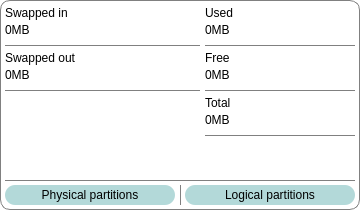
     <widget class="QFrame" name="swapexdt">
      <property name="geometry">
       <rect>
        <x>580</x>
        <y>240</y>
        <width>360</width>
        <height>210</height>
       </rect>
      </property>
      <property name="sizePolicy">
       <sizepolicy hsizetype="Fixed" vsizetype="Fixed">
        <horstretch>0</horstretch>
        <verstretch>0</verstretch>
       </sizepolicy>
      </property>
      <property name="minimumSize">
       <size>
        <width>360</width>
        <height>210</height>
       </size>
      </property>
      <property name="maximumSize">
       <size>
        <width>360</width>
        <height>210</height>
       </size>
      </property>
      <property name="styleSheet">
       <string notr="true">background: transparent; border: 1px solid #808080; border-radius: 10px;</string>
      </property>
      <property name="frameShape">
       <enum>QFrame::StyledPanel</enum>
      </property>
      <property name="frameShadow">
       <enum>QFrame::Raised</enum>
      </property>
      <widget class="QLabel" name="swapsonm">
       <property name="geometry">
        <rect>
         <x>5</x>
         <y>65</y>
         <width>195</width>
         <height>20</height>
        </rect>
       </property>
       <property name="sizePolicy">
        <sizepolicy hsizetype="Fixed" vsizetype="Fixed">
         <horstretch>0</horstretch>
         <verstretch>0</verstretch>
        </sizepolicy>
       </property>
       <property name="minimumSize">
        <size>
         <width>195</width>
         <height>20</height>
        </size>
       </property>
       <property name="maximumSize">
        <size>
         <width>195</width>
         <height>20</height>
        </size>
       </property>
       <property name="styleSheet">
        <string notr="true">font: 15pt &quot;JetBrains Mono&quot;; border: none;</string>
       </property>
       <property name="text">
        <string>0MB</string>
       </property>
      </widget>
      <widget class="Line" name="swapexl2">
       <property name="geometry">
        <rect>
         <x>5</x>
         <y>90</y>
         <width>195</width>
         <height>1</height>
        </rect>
       </property>
       <property name="sizePolicy">
        <sizepolicy hsizetype="Fixed" vsizetype="Fixed">
         <horstretch>0</horstretch>
         <verstretch>0</verstretch>
        </sizepolicy>
       </property>
       <property name="minimumSize">
        <size>
         <width>195</width>
         <height>1</height>
        </size>
       </property>
       <property name="maximumSize">
        <size>
         <width>195</width>
         <height>1</height>
        </size>
       </property>
       <property name="orientation">
        <enum>Qt::Horizontal</enum>
       </property>
      </widget>
      <widget class="QLabel" name="swapsinm">
       <property name="geometry">
        <rect>
         <x>5</x>
         <y>20</y>
         <width>195</width>
         <height>20</height>
        </rect>
       </property>
       <property name="sizePolicy">
        <sizepolicy hsizetype="Fixed" vsizetype="Fixed">
         <horstretch>0</horstretch>
         <verstretch>0</verstretch>
        </sizepolicy>
       </property>
       <property name="minimumSize">
        <size>
         <width>195</width>
         <height>20</height>
        </size>
       </property>
       <property name="maximumSize">
        <size>
         <width>195</width>
         <height>20</height>
        </size>
       </property>
       <property name="styleSheet">
        <string notr="true">font: 15pt &quot;JetBrains Mono&quot;; border: none;</string>
       </property>
       <property name="text">
        <string>0MB</string>
       </property>
      </widget>
      <widget class="Line" name="swapexl1">
       <property name="geometry">
        <rect>
         <x>5</x>
         <y>45</y>
         <width>195</width>
         <height>1</height>
        </rect>
       </property>
       <property name="sizePolicy">
        <sizepolicy hsizetype="Fixed" vsizetype="Fixed">
         <horstretch>0</horstretch>
         <verstretch>0</verstretch>
        </sizepolicy>
       </property>
       <property name="minimumSize">
        <size>
         <width>195</width>
         <height>1</height>
        </size>
       </property>
       <property name="maximumSize">
        <size>
         <width>195</width>
         <height>1</height>
        </size>
       </property>
       <property name="orientation">
        <enum>Qt::Horizontal</enum>
       </property>
      </widget>
      <widget class="QLabel" name="swapsolb">
       <property name="geometry">
        <rect>
         <x>5</x>
         <y>50</y>
         <width>195</width>
         <height>15</height>
        </rect>
       </property>
       <property name="sizePolicy">
        <sizepolicy hsizetype="Fixed" vsizetype="Fixed">
         <horstretch>0</horstretch>
         <verstretch>0</verstretch>
        </sizepolicy>
       </property>
       <property name="minimumSize">
        <size>
         <width>195</width>
         <height>15</height>
        </size>
       </property>
       <property name="maximumSize">
        <size>
         <width>195</width>
         <height>15</height>
        </size>
       </property>
       <property name="styleSheet">
        <string notr="true">font: 10pt &quot;Inter&quot;; border: none;</string>
       </property>
       <property name="text">
        <string>Swapped out</string>
       </property>
      </widget>
      <widget class="QLabel" name="swapsilb">
       <property name="geometry">
        <rect>
         <x>5</x>
         <y>5</y>
         <width>195</width>
         <height>15</height>
        </rect>
       </property>
       <property name="sizePolicy">
        <sizepolicy hsizetype="Fixed" vsizetype="Fixed">
         <horstretch>0</horstretch>
         <verstretch>0</verstretch>
        </sizepolicy>
       </property>
       <property name="minimumSize">
        <size>
         <width>195</width>
         <height>15</height>
        </size>
       </property>
       <property name="maximumSize">
        <size>
         <width>195</width>
         <height>15</height>
        </size>
       </property>
       <property name="styleSheet">
        <string notr="true">font: 10pt &quot;Inter&quot;; border: none;</string>
       </property>
       <property name="text">
        <string>Swapped in</string>
       </property>
      </widget>
      <widget class="QLabel" name="swapttlb">
       <property name="geometry">
        <rect>
         <x>205</x>
         <y>95</y>
         <width>150</width>
         <height>15</height>
        </rect>
       </property>
       <property name="sizePolicy">
        <sizepolicy hsizetype="Fixed" vsizetype="Fixed">
         <horstretch>0</horstretch>
         <verstretch>0</verstretch>
        </sizepolicy>
       </property>
       <property name="minimumSize">
        <size>
         <width>150</width>
         <height>15</height>
        </size>
       </property>
       <property name="maximumSize">
        <size>
         <width>150</width>
         <height>15</height>
        </size>
       </property>
       <property name="styleSheet">
        <string notr="true">font: 10pt &quot;Inter&quot;; border: none;</string>
       </property>
       <property name="text">
        <string>Total</string>
       </property>
      </widget>
      <widget class="Line" name="swapexl4">
       <property name="geometry">
        <rect>
         <x>205</x>
         <y>90</y>
         <width>150</width>
         <height>1</height>
        </rect>
       </property>
       <property name="sizePolicy">
        <sizepolicy hsizetype="Fixed" vsizetype="Fixed">
         <horstretch>0</horstretch>
         <verstretch>0</verstretch>
        </sizepolicy>
       </property>
       <property name="minimumSize">
        <size>
         <width>150</width>
         <height>1</height>
        </size>
       </property>
       <property name="maximumSize">
        <size>
         <width>150</width>
         <height>1</height>
        </size>
       </property>
       <property name="orientation">
        <enum>Qt::Horizontal</enum>
       </property>
      </widget>
      <widget class="QLabel" name="swapfrlb">
       <property name="geometry">
        <rect>
         <x>205</x>
         <y>50</y>
         <width>150</width>
         <height>15</height>
        </rect>
       </property>
       <property name="sizePolicy">
        <sizepolicy hsizetype="Fixed" vsizetype="Fixed">
         <horstretch>0</horstretch>
         <verstretch>0</verstretch>
        </sizepolicy>
       </property>
       <property name="minimumSize">
        <size>
         <width>150</width>
         <height>15</height>
        </size>
       </property>
       <property name="maximumSize">
        <size>
         <width>150</width>
         <height>15</height>
        </size>
       </property>
       <property name="styleSheet">
        <string notr="true">font: 10pt &quot;Inter&quot;; border: none;</string>
       </property>
       <property name="text">
        <string>Free</string>
       </property>
      </widget>
      <widget class="Line" name="swapexl5">
       <property name="geometry">
        <rect>
         <x>205</x>
         <y>135</y>
         <width>150</width>
         <height>1</height>
        </rect>
       </property>
       <property name="sizePolicy">
        <sizepolicy hsizetype="Fixed" vsizetype="Fixed">
         <horstretch>0</horstretch>
         <verstretch>0</verstretch>
        </sizepolicy>
       </property>
       <property name="minimumSize">
        <size>
         <width>150</width>
         <height>1</height>
        </size>
       </property>
       <property name="maximumSize">
        <size>
         <width>150</width>
         <height>1</height>
        </size>
       </property>
       <property name="orientation">
        <enum>Qt::Horizontal</enum>
       </property>
      </widget>
      <widget class="Line" name="swapexl6">
       <property name="geometry">
        <rect>
         <x>5</x>
         <y>180</y>
         <width>350</width>
         <height>1</height>
        </rect>
       </property>
       <property name="sizePolicy">
        <sizepolicy hsizetype="Fixed" vsizetype="Fixed">
         <horstretch>0</horstretch>
         <verstretch>0</verstretch>
        </sizepolicy>
       </property>
       <property name="minimumSize">
        <size>
         <width>350</width>
         <height>1</height>
        </size>
       </property>
       <property name="maximumSize">
        <size>
         <width>350</width>
         <height>1</height>
        </size>
       </property>
       <property name="orientation">
        <enum>Qt::Horizontal</enum>
       </property>
      </widget>
      <widget class="QLabel" name="swapttnm">
       <property name="geometry">
        <rect>
         <x>205</x>
         <y>110</y>
         <width>150</width>
         <height>20</height>
        </rect>
       </property>
       <property name="sizePolicy">
        <sizepolicy hsizetype="Fixed" vsizetype="Fixed">
         <horstretch>0</horstretch>
         <verstretch>0</verstretch>
        </sizepolicy>
       </property>
       <property name="minimumSize">
        <size>
         <width>150</width>
         <height>20</height>
        </size>
       </property>
       <property name="maximumSize">
        <size>
         <width>150</width>
         <height>20</height>
        </size>
       </property>
       <property name="styleSheet">
        <string notr="true">font: 15pt &quot;JetBrains Mono&quot;; border: none;</string>
       </property>
       <property name="text">
        <string>0MB</string>
       </property>
      </widget>
      <widget class="QLabel" name="swapusnm">
       <property name="geometry">
        <rect>
         <x>205</x>
         <y>20</y>
         <width>150</width>
         <height>20</height>
        </rect>
       </property>
       <property name="sizePolicy">
        <sizepolicy hsizetype="Fixed" vsizetype="Fixed">
         <horstretch>0</horstretch>
         <verstretch>0</verstretch>
        </sizepolicy>
       </property>
       <property name="minimumSize">
        <size>
         <width>150</width>
         <height>20</height>
        </size>
       </property>
       <property name="maximumSize">
        <size>
         <width>150</width>
         <height>20</height>
        </size>
       </property>
       <property name="styleSheet">
        <string notr="true">font: 15pt &quot;JetBrains Mono&quot;; border: none;</string>
       </property>
       <property name="text">
        <string>0MB</string>
       </property>
      </widget>
      <widget class="QLabel" name="swapuslb">
       <property name="geometry">
        <rect>
         <x>205</x>
         <y>5</y>
         <width>150</width>
         <height>15</height>
        </rect>
       </property>
       <property name="sizePolicy">
        <sizepolicy hsizetype="Fixed" vsizetype="Fixed">
         <horstretch>0</horstretch>
         <verstretch>0</verstretch>
        </sizepolicy>
       </property>
       <property name="minimumSize">
        <size>
         <width>150</width>
         <height>15</height>
        </size>
       </property>
       <property name="maximumSize">
        <size>
         <width>150</width>
         <height>15</height>
        </size>
       </property>
       <property name="styleSheet">
        <string notr="true">font: 10pt &quot;Inter&quot;; border: none;</string>
       </property>
       <property name="text">
        <string>Used</string>
       </property>
      </widget>
      <widget class="QLabel" name="swapfrnm">
       <property name="geometry">
        <rect>
         <x>205</x>
         <y>65</y>
         <width>150</width>
         <height>20</height>
        </rect>
       </property>
       <property name="sizePolicy">
        <sizepolicy hsizetype="Fixed" vsizetype="Fixed">
         <horstretch>0</horstretch>
         <verstretch>0</verstretch>
        </sizepolicy>
       </property>
       <property name="minimumSize">
        <size>
         <width>150</width>
         <height>20</height>
        </size>
       </property>
       <property name="maximumSize">
        <size>
         <width>150</width>
         <height>20</height>
        </size>
       </property>
       <property name="styleSheet">
        <string notr="true">font: 15pt &quot;JetBrains Mono&quot;; border: none;</string>
       </property>
       <property name="text">
        <string>0MB</string>
       </property>
      </widget>
      <widget class="Line" name="swapexl3">
       <property name="geometry">
        <rect>
         <x>205</x>
         <y>45</y>
         <width>150</width>
         <height>1</height>
        </rect>
       </property>
       <property name="sizePolicy">
        <sizepolicy hsizetype="Fixed" vsizetype="Fixed">
         <horstretch>0</horstretch>
         <verstretch>0</verstretch>
        </sizepolicy>
       </property>
       <property name="minimumSize">
        <size>
         <width>150</width>
         <height>1</height>
        </size>
       </property>
       <property name="maximumSize">
        <size>
         <width>150</width>
         <height>1</height>
        </size>
       </property>
       <property name="orientation">
        <enum>Qt::Horizontal</enum>
       </property>
      </widget>
      <widget class="QPushButton" name="swphexbt">
       <property name="geometry">
        <rect>
         <x>5</x>
         <y>185</y>
         <width>170</width>
         <height>20</height>
        </rect>
       </property>
       <property name="sizePolicy">
        <sizepolicy hsizetype="Fixed" vsizetype="Fixed">
         <horstretch>0</horstretch>
         <verstretch>0</verstretch>
        </sizepolicy>
       </property>
       <property name="minimumSize">
        <size>
         <width>170</width>
         <height>20</height>
        </size>
       </property>
       <property name="maximumSize">
        <size>
         <width>170</width>
         <height>20</height>
        </size>
       </property>
       <property name="styleSheet">
        <string notr="true">background-color: rgba(102, 178, 178, 0.5); border: none; font: 10pt &quot;Inter&quot;;</string>
       </property>
       <property name="text">
        <string>Physical partitions</string>
       </property>
      </widget>
      <widget class="QPushButton" name="swlgexbt">
       <property name="geometry">
        <rect>
         <x>185</x>
         <y>185</y>
         <width>170</width>
         <height>20</height>
        </rect>
       </property>
       <property name="sizePolicy">
        <sizepolicy hsizetype="Fixed" vsizetype="Fixed">
         <horstretch>0</horstretch>
         <verstretch>0</verstretch>
        </sizepolicy>
       </property>
       <property name="minimumSize">
        <size>
         <width>170</width>
         <height>20</height>
        </size>
       </property>
       <property name="maximumSize">
        <size>
         <width>170</width>
         <height>20</height>
        </size>
       </property>
       <property name="styleSheet">
        <string notr="true">background-color: rgba(102, 178, 178, 0.5); border: none; font: 10pt &quot;Inter&quot;;</string>
       </property>
       <property name="text">
        <string>Logical partitions</string>
       </property>
      </widget>
      <widget class="Line" name="partlin2">
       <property name="geometry">
        <rect>
         <x>180</x>
         <y>185</y>
         <width>1</width>
         <height>20</height>
        </rect>
       </property>
       <property name="sizePolicy">
        <sizepolicy hsizetype="Fixed" vsizetype="Fixed">
         <horstretch>0</horstretch>
         <verstretch>0</verstretch>
        </sizepolicy>
       </property>
       <property name="minimumSize">
        <size>
         <width>1</width>
         <height>20</height>
        </size>
       </property>
       <property name="maximumSize">
        <size>
         <width>1</width>
         <height>20</height>
        </size>
       </property>
       <property name="orientation">
        <enum>Qt::Vertical</enum>
       </property>
      </widget>
     </widget>
